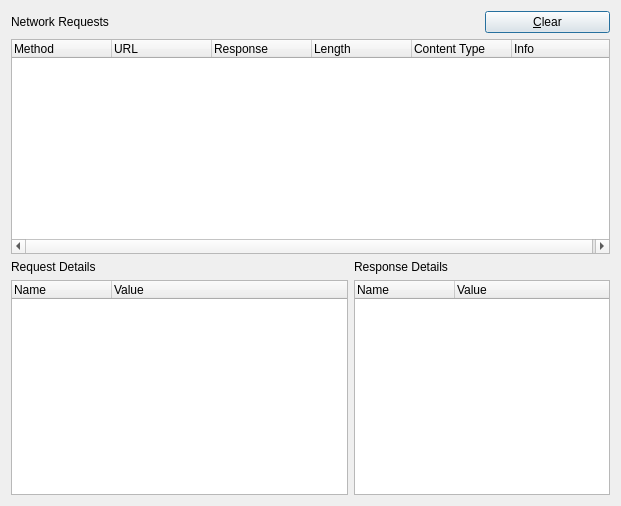
<?xml version="1.0" encoding="UTF-8"?>
<ui version="4.0">
 <class>NetworkRequestsDialog</class>
 <widget class="QDialog" name="NetworkRequestsDialog">
  <property name="geometry">
   <rect>
    <x>0</x>
    <y>0</y>
    <width>621</width>
    <height>506</height>
   </rect>
  </property>
  <property name="windowTitle">
   <string>Network Requests</string>
  </property>
  <layout class="QGridLayout" name="gridLayout">
   <item row="0" column="0">
    <widget class="QLabel" name="label">
     <property name="text">
      <string>Network Requests</string>
     </property>
    </widget>
   </item>
   <item row="0" column="2">
    <widget class="QPushButton" name="clearButton">
     <property name="text">
      <string>&amp;Clear</string>
     </property>
    </widget>
   </item>
   <item row="1" column="0" colspan="3">
    <widget class="QTreeWidget" name="requestList">
     <property name="alternatingRowColors">
      <bool>true</bool>
     </property>
     <property name="rootIsDecorated">
      <bool>false</bool>
     </property>
     <column>
      <property name="text">
       <string>Method</string>
      </property>
     </column>
     <column>
      <property name="text">
       <string>URL</string>
      </property>
     </column>
     <column>
      <property name="text">
       <string>Response</string>
      </property>
     </column>
     <column>
      <property name="text">
       <string>Length</string>
      </property>
     </column>
     <column>
      <property name="text">
       <string>Content Type</string>
      </property>
     </column>
     <column>
      <property name="text">
       <string>Info</string>
      </property>
     </column>
    </widget>
   </item>
   <item row="2" column="0">
    <widget class="QLabel" name="label_2">
     <property name="text">
      <string>Request Details</string>
     </property>
    </widget>
   </item>
   <item row="2" column="1">
    <widget class="QLabel" name="label_3">
     <property name="text">
      <string>Response Details</string>
     </property>
    </widget>
   </item>
   <item row="3" column="0">
    <widget class="QTreeWidget" name="requestDetails">
     <column>
      <property name="text">
       <string>Name</string>
      </property>
     </column>
     <column>
      <property name="text">
       <string>Value</string>
      </property>
     </column>
    </widget>
   </item>
   <item row="3" column="1" colspan="2">
    <widget class="QTreeWidget" name="responseDetails">
     <column>
      <property name="text">
       <string>Name</string>
      </property>
     </column>
     <column>
      <property name="text">
       <string>Value</string>
      </property>
     </column>
    </widget>
   </item>
  </layout>
 </widget>
 <resources/>
 <connections/>
</ui>
